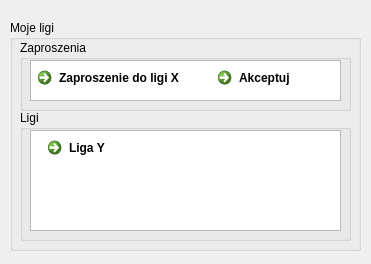
<?xml version="1.0" encoding="UTF-8"?>
<ui version="4.0">
 <class>moje_ligi_gracz</class>
 <widget class="QDialog" name="moje_ligi_gracz">
  <property name="geometry">
   <rect>
    <x>0</x>
    <y>0</y>
    <width>371</width>
    <height>264</height>
   </rect>
  </property>
  <property name="windowTitle">
   <string>Dialog</string>
  </property>
  <widget class="QGroupBox" name="groupBox_3">
   <property name="geometry">
    <rect>
     <x>10</x>
     <y>20</y>
     <width>351</width>
     <height>231</height>
    </rect>
   </property>
   <property name="title">
    <string>Moje ligi</string>
   </property>
   <widget class="QGroupBox" name="groupBox_2">
    <property name="geometry">
     <rect>
      <x>10</x>
      <y>90</y>
      <width>331</width>
      <height>131</height>
     </rect>
    </property>
    <property name="title">
     <string>Ligi</string>
    </property>
    <widget class="QListView" name="listView_2">
     <property name="geometry">
      <rect>
       <x>10</x>
       <y>20</y>
       <width>311</width>
       <height>101</height>
      </rect>
     </property>
    </widget>
    <widget class="QCommandLinkButton" name="commandLinkButton_2">
     <property name="geometry">
      <rect>
       <x>20</x>
       <y>20</y>
       <width>187</width>
       <height>41</height>
      </rect>
     </property>
     <property name="text">
      <string>Liga Y</string>
     </property>
    </widget>
   </widget>
   <widget class="QGroupBox" name="groupBox">
    <property name="geometry">
     <rect>
      <x>10</x>
      <y>20</y>
      <width>331</width>
      <height>71</height>
     </rect>
    </property>
    <property name="title">
     <string>Zaproszenia</string>
    </property>
    <widget class="QListView" name="listView">
     <property name="geometry">
      <rect>
       <x>10</x>
       <y>20</y>
       <width>311</width>
       <height>41</height>
      </rect>
     </property>
    </widget>
    <widget class="QCommandLinkButton" name="commandLinkButton">
     <property name="geometry">
      <rect>
       <x>10</x>
       <y>20</y>
       <width>187</width>
       <height>41</height>
      </rect>
     </property>
     <property name="text">
      <string>Zaproszenie do ligi X</string>
     </property>
    </widget>
    <widget class="QCommandLinkButton" name="commandLinkButton_3">
     <property name="geometry">
      <rect>
       <x>190</x>
       <y>20</y>
       <width>172</width>
       <height>40</height>
      </rect>
     </property>
     <property name="text">
      <string>Akceptuj</string>
     </property>
    </widget>
   </widget>
  </widget>
 </widget>
 <resources/>
 <connections/>
</ui>
